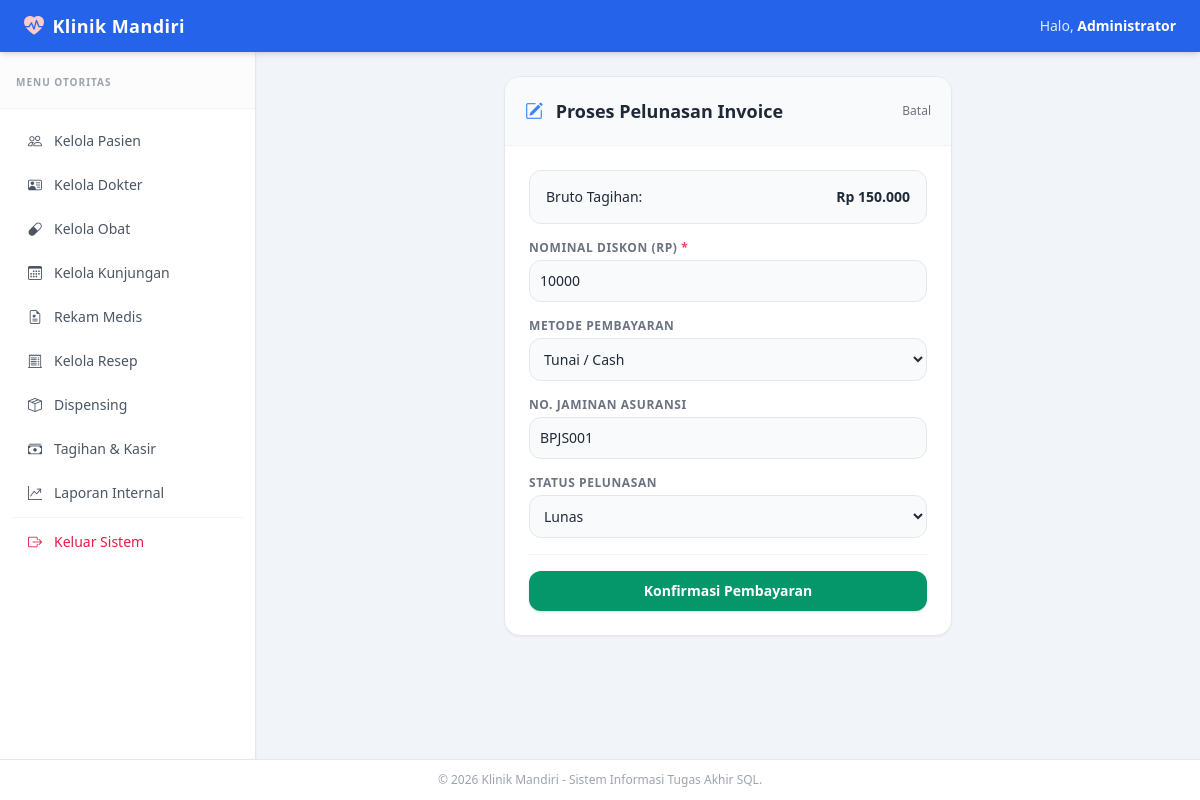
The page /modules/billing/edit.php?id=1 (signed in) on the database its author committed.
### tables this page shows
CREATE TABLE tagihan (
    tagihan_id INT AUTO_INCREMENT PRIMARY KEY,

    visit_id INT NOT NULL,

    tanggal_tagihan DATE NOT NULL,

    total_tagihan DECIMAL(15,2) DEFAULT 0,
    diskon DECIMAL(15,2) DEFAULT 0,

    metode_pembayaran VARCHAR(50),

    asuransi_id VARCHAR(50),

    status VARCHAR(30),

    CONSTRAINT fk_tagihan_kunjungan
        FOREIGN KEY (visit_id)
        REFERENCES kunjungan(visit_id)
        ON UPDATE CASCADE
        ON DELETE RESTRICT
);

### modules/billing/edit.php (the view, shortened to what this page needs)
<?php
require_once __DIR__ . '/../../config/koneksi.php';
$tagihan_id = mysqli_real_escape_string($conn, $_GET['id']);
$invoice = mysqli_fetch_assoc(mysqli_query($conn, "SELECT * FROM tagihan WHERE tagihan_id = '$tagihan_id'"));
include __DIR__ . '/../../includes/header.php';
include __DIR__ . '/../../includes/sidebar.php';
?>
<div class="max-w-md mx-auto bg-white rounded-2xl border border-gray-200 shadow-sm overflow-hidden">
    <div class="p-5 border-b border-gray-100 bg-gray-50 flex justify-between items-center">
        <h2 class="text-lg font-bold text-gray-800"><i class="bi bi-pencil-square text-blue-500 mr-2"></i> Proses Pelunasan Invoice</h2>
        <a href="index.php" class="text-xs text-gray-500">Batal</a>
    </div>
    <form action="" method="POST" class="p-6 space-y-4">
        <div class="p-4 bg-slate-50 border rounded-xl mb-4 text-sm space-y-1">
            <div class="flex justify-between"><span>Bruto Tagihan:</span><span class="font-bold">Rp <?= number_format($invoice['total_tagihan'], 0, ',', '.'); ?></span></div>
        </div>
        <div>
            <label class="block text-xs font-bold text-gray-500 uppercase tracking-wider mb-1">Nominal Diskon (Rp) <span class="text-rose-500">*</span></label>
            <input type="number" name="diskon" required value="<?= intval($invoice['diskon']) ?>" class="w-full p-2.5 bg-gray-50 border border-gray-200 rounded-xl focus:outline-none text-sm">
        </div>
        <div>
            <label class="block text-xs font-bold text-gray-500 uppercase tracking-wider mb-1">Metode Pembayaran</label>
            <select name="metode_pembayaran" class="w-full p-2.5 bg-gray-50 border border-gray-200 rounded-xl focus:outline-none text-sm">
                <option value="Tunai" <?= $invoice['metode_pembayaran'] === 'Tunai' ? 'selected' : '' ?>>Tunai / Cash</option>
            </select>
        </div>
        <div>
            <label class="block text-xs font-bold text-gray-500 uppercase tracking-wider mb-1">No. Jaminan Asuransi</label>
            <input type="text" name="asuransi_id" value="<?= htmlspecialchars($invoice['asuransi_id']) ?>" class="w-full p-2.5 bg-gray-50 border border-gray-200 rounded-xl focus:outline-none text-sm">
        </div>
        <div>
            <label class="block text-xs font-bold text-gray-500 uppercase tracking-wider mb-1">Status Pelunasan</label>
            <select name="status" class="w-full p-2.5 bg-gray-50 border border-gray-200 rounded-xl focus:outline-none text-sm">
                <option value="Lunas" <?= $invoice['status'] === 'Lunas' ? 'selected' : '' ?>>Lunas</option>
            </select>
        </div>
        <div class="pt-4 border-t border-gray-100 flex justify-end">
            <button type="submit" class="w-full px-5 py-2.5 bg-emerald-600 hover:bg-emerald-700 text-white rounded-xl text-sm font-semibold transition shadow">Konfirmasi Pembayaran</button>
        </div>
    </form>
</div>
<?php include __DIR__ . '/../../includes/footer.php'; ?>

### rows shown on the page
tagihan: total_tagihan "150.000", diskon "10000", metode_pembayaran "Tunai / Cash", asuransi_id "BPJS001", status "Lunas"

### other values the page prints
$_SESSION['nama'] "Administrator"
